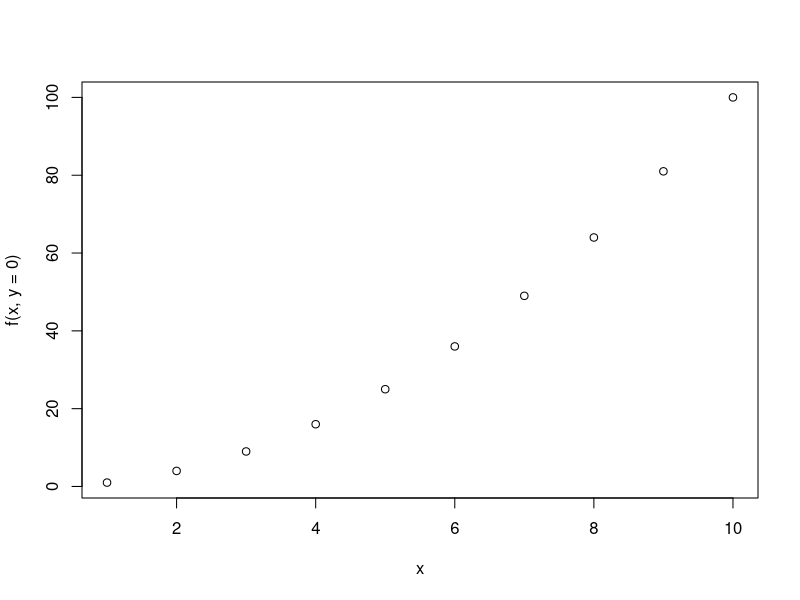

Write R code to recreate this figure.

library(Deriv)

#
f = function(x,y) x^0.3 + y^0.7
f = function(x,y) x^2 + y
#

#
h = 0.01
x = 1:10
f_deriv = function(h, x, x2, f) ( f(x+h,x2) - f(x,x2)) / h
f_deriv(h = 0.001, x = x, x2 = 1, f = f)
Deriv(f, "x")
2 * x
#
plot(x, f(x, y = 0))
#